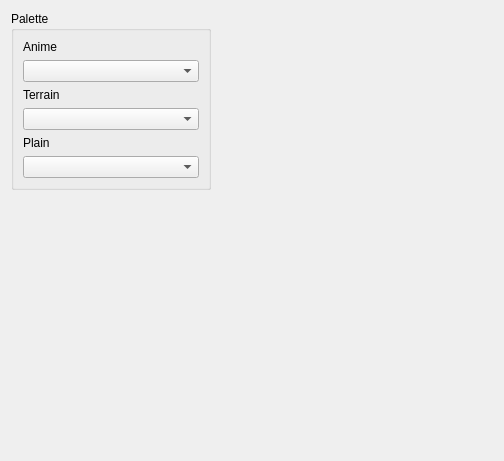
<?xml version="1.0" encoding="UTF-8"?>
<ui version="4.0">
 <class>DatabaseTileSetView</class>
 <widget class="QWidget" name="DatabaseTileSetView">
  <property name="geometry">
   <rect>
    <x>0</x>
    <y>0</y>
    <width>504</width>
    <height>461</height>
   </rect>
  </property>
  <property name="windowTitle">
   <string>Form</string>
  </property>
  <layout class="QHBoxLayout" name="horizontalLayout_2">
   <item>
    <layout class="QVBoxLayout" name="verticalLayout_5">
     <item>
      <widget class="QGroupBox" name="groupBox_2">
       <property name="minimumSize">
        <size>
         <width>200</width>
         <height>0</height>
        </size>
       </property>
       <property name="title">
        <string>Palette</string>
       </property>
       <layout class="QVBoxLayout" name="verticalLayout_2">
        <item>
         <layout class="QVBoxLayout" name="verticalLayout">
          <item>
           <widget class="QLabel" name="label">
            <property name="text">
             <string>Anime</string>
            </property>
           </widget>
          </item>
          <item>
           <widget class="QComboBox" name="animeComboBox"/>
          </item>
          <item>
           <widget class="QLabel" name="label_2">
            <property name="text">
             <string>Terrain</string>
            </property>
           </widget>
          </item>
          <item>
           <widget class="QComboBox" name="terrainComboBox"/>
          </item>
          <item>
           <widget class="QLabel" name="label_4">
            <property name="text">
             <string>Plain</string>
            </property>
           </widget>
          </item>
          <item>
           <widget class="QComboBox" name="plainComboBox"/>
          </item>
         </layout>
        </item>
       </layout>
      </widget>
     </item>
     <item>
      <spacer name="verticalSpacer">
       <property name="orientation">
        <enum>Qt::Vertical</enum>
       </property>
       <property name="sizeHint" stdset="0">
        <size>
         <width>20</width>
         <height>40</height>
        </size>
       </property>
      </spacer>
     </item>
    </layout>
   </item>
   <item>
    <widget class="QFrame" name="tilePaletteContainer">
     <property name="sizePolicy">
      <sizepolicy hsizetype="Fixed" vsizetype="Preferred">
       <horstretch>0</horstretch>
       <verstretch>0</verstretch>
      </sizepolicy>
     </property>
     <property name="minimumSize">
      <size>
       <width>258</width>
       <height>0</height>
      </size>
     </property>
     <layout class="QGridLayout" name="gridLayout">
      <property name="leftMargin">
       <number>0</number>
      </property>
      <property name="topMargin">
       <number>0</number>
      </property>
      <property name="rightMargin">
       <number>0</number>
      </property>
      <property name="bottomMargin">
       <number>0</number>
      </property>
     </layout>
    </widget>
   </item>
   <item>
    <spacer name="horizontalSpacer">
     <property name="orientation">
      <enum>Qt::Horizontal</enum>
     </property>
     <property name="sizeHint" stdset="0">
      <size>
       <width>40</width>
       <height>20</height>
      </size>
     </property>
    </spacer>
   </item>
  </layout>
 </widget>
 <resources/>
 <connections/>
</ui>
